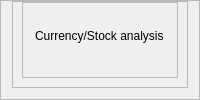
                   <widget class="QFrame" name="analysis_header">
                    <property name="frameShape">
                     <enum>QFrame::StyledPanel</enum>
                    </property>
                    <property name="frameShadow">
                     <enum>QFrame::Raised</enum>
                    </property>
                    <layout class="QVBoxLayout" name="verticalLayout_136">
                     <property name="topMargin">
                      <number>0</number>
                     </property>
                     <item>
                      <widget class="QFrame" name="frame_89">
                       <property name="minimumSize">
                        <size>
                         <width>0</width>
                         <height>30</height>
                        </size>
                       </property>
                       <property name="frameShape">
                        <enum>QFrame::StyledPanel</enum>
                       </property>
                       <property name="frameShadow">
                        <enum>QFrame::Raised</enum>
                       </property>
                       <layout class="QVBoxLayout" name="verticalLayout_137">
                        <property name="topMargin">
                         <number>0</number>
                        </property>
                        <item>
                         <widget class="QFrame" name="stock_analysis_title_frame">
                          <property name="frameShape">
                           <enum>QFrame::StyledPanel</enum>
                          </property>
                          <property name="frameShadow">
                           <enum>QFrame::Raised</enum>
                          </property>
                          <layout class="QHBoxLayout" name="horizontalLayout_10">
                           <property name="topMargin">
                            <number>0</number>
                           </property>
                           <item alignment="Qt::AlignHCenter">
                            <widget class="QLabel" name="stock_analysis_title">
                             <property name="styleSheet">
                              <string notr="true">font: 28pt &quot;MS Shell Dlg 2&quot;;</string>
                             </property>
                             <property name="text">
                              <string>Currency/Stock analysis</string>
                             </property>
                            </widget>
                           </item>
                          </layout>
                         </widget>
                        </item>
                       </layout>
                      </widget>
                     </item>
                    </layout>
                   </widget>
